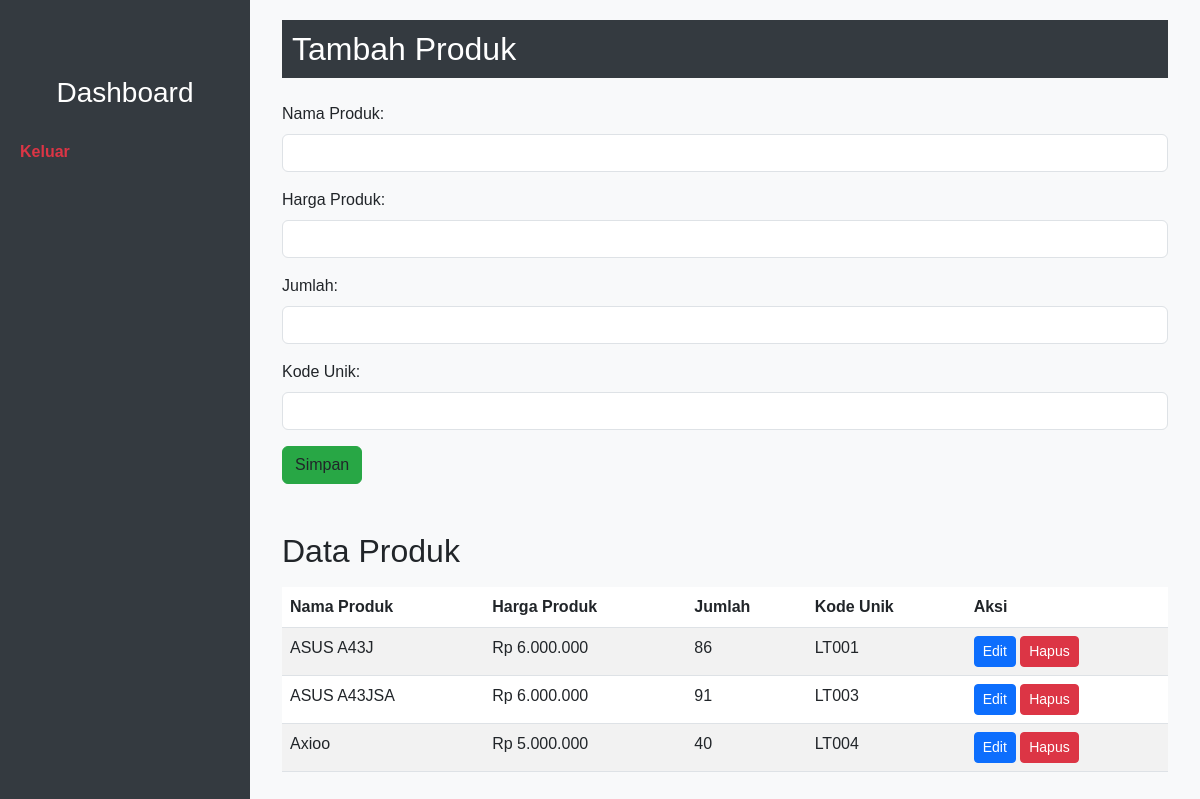
Screenshot of /pages/product/index.php with the database file from the repository.
### tables this page shows
CREATE TABLE `products` (
  `id` int(11) NOT NULL,
  `nama_produk` varchar(255) NOT NULL,
  `harga_produk` decimal(10,2) NOT NULL,
  `created_at` timestamp NOT NULL DEFAULT current_timestamp(),
  `updated_at` timestamp NOT NULL DEFAULT current_timestamp() ON UPDATE current_timestamp(),
  `jumlah` int(11) NOT NULL,
  `kode_unik` varchar(20) NOT NULL
);

### pages/product/index.php (the view, shortened to what this page needs)
<?php
include_once '../../db/db_config.php';
$query = "SELECT * FROM products";
$result = mysqli_query($conn, $query);
$rows = [];
while ($row = mysqli_fetch_assoc($result)) {
    $rows[] = $row;
}
$edit_nama_produk = '';
$edit_harga_produk = '';
$edit_jumlah = '';
$edit_kode_unik = '';
?>
<!DOCTYPE html>
<html lang="en">
<head>
    <link href="https://cdn.jsdelivr.net/npm/bootstrap@5.3.0-alpha1/dist/css/bootstrap.min.css" rel="stylesheet">
    <link rel="stylesheet" href="../style/style.css">
</head>
<body>
    <div class="container-fluid">
        <div class="sidebar">
            <div class="sidebar-header">
                <h3>Dashboard</h3>
            </div>
            <ul class="nav flex-column mt-auto">
                <li class="nav-item">
                    <a class="nav-link logout-link" href="../../auth/logout.php">Keluar</a>
                </li>
            </ul>
        </div>
        <div class="content">
            <div class="container">
                <div class="form-container">
                    <h2 class="mb-4"><?php echo isset($_GET['id']) ? 'Edit Produk' : 'Tambah Produk'; ?></h2>
                    <form action="<?php echo $_SERVER['PHP_SELF']; ?>" method="post">
                        <div class="mb-3">
                            <label for="nama_produk" class="form-label">Nama Produk:</label>
                            <input type="text" name="nama_produk" class="form-control" value="<?php echo $edit_nama_produk; ?>" required>
                        </div>
                        <div class="mb-3">
                            <label for="harga_produk" class="form-label">Harga Produk:</label>
                            <input type="text" id="inputHarga" name="harga_produk" class="form-control" value="<?php echo $edit_harga_produk; ?>" required>
                        </div>
                        <div class="mb-3">
                            <label for="jumlah" class="form-label">Jumlah:</label>
                            <input type="number" name="jumlah" class="form-control" value="<?php echo $edit_jumlah; ?>" required>
                        </div>
                        <div class="mb-3">
                            <label for="kode_unik" class="form-label">Kode Unik:</label>
                            <input type="text" name="kode_unik" class="form-control" value="<?php echo $edit_kode_unik; ?>" required>
                        </div>
                        <?php if (isset($_GET['id'])) : ?>
                            <button type="submit" name="edit" class="btn btn-edit-produk">Simpan</button>
                            <a href="<?php echo $_SERVER['PHP_SELF']; ?>" class="btn btn-batal-edit-produk">Batal Edit</a>
                        <?php else : ?>
                            <button type="submit" name="tambah" class="btn btn-tambah-produk">Simpan</button>
                        <?php endif; ?>
                    </form>
                </div>
                <div class="table-container">
                    <h2 class="mt-5">Data Produk</h2>
                    <table class="table table-striped mt-3">
                        <thead>
                            <tr>
                                <th scope="col">Nama Produk</th>
                                <th scope="col">Harga Produk</th>
                                <th scope="col">Jumlah</th>
                                <th scope="col">Kode Unik</th>
                                <th scope="col">Aksi</th>
                            </tr>
                        </thead>
                        <tbody>
                            <?php foreach ($rows as $row) : ?>
                                <tr>
                                    <td><?php echo $row['nama_produk']; ?></td>
                                    <td>Rp <?php echo number_format($row['harga_produk'], 0, ',', '.'); ?></td>
                                    <td><?php echo $row['jumlah']; ?></td>
                                    <td><?php echo $row['kode_unik']; ?></td>
                                    <td>
                                        <a href="<?php echo $_SERVER['PHP_SELF'] . '?id=' . $row['id']; ?>" class="btn btn-sm btn-primary">Edit</a>
                                        <a href="<?php echo $_SERVER['PHP_SELF'] . '?hapus=' . $row['id']; ?>" class="btn btn-sm btn-danger">Hapus</a>
                                    </td>
                                </tr>
                            <?php endforeach; ?>
                        </tbody>
                    </table>
                </div>
            </div>
        </div>
    </div>
</body>
</html>

### style/style.css (style rules this page uses)
body { margin: 0; padding: 0; font-family: Arial, sans-serif; background-color: #f8f9fa; }
.container-fluid { padding-left: 0; padding-right: 0; overflow-x: hidden; }
.sidebar { height: 100vh; position: fixed; top: 0; left: 0; width: 250px; padding-top: 3.5rem; background-color: #343a40; color: #fff; z-index: 1; overflow-y: auto; }
.sidebar .nav-link { padding: 10px 20px; color: #fff; }
.content { margin-left: 250px; padding: 20px; }
.sidebar-header { background-color: #212529; padding: 20px; text-align: center; }
.sidebar-header h3 { margin-bottom: 0; color: #fff; }
.nav-item { margin-bottom: 10px; }
.nav-link { color: #fff !important; font-weight: bold; }
.logout-link { color: #dc3545 !important; }

### pages/product/index.php (style rules this page uses)
body { margin: 0; padding: 0; font-family: Arial, sans-serif; background-color: #f8f9fa; }
.container-fluid { padding-left: 0; padding-right: 0; overflow-x: hidden; }
.sidebar { height: 100vh; position: fixed; top: 0; left: 0; width: 250px; padding-top: 3.5rem; background-color: #343a40; color: #fff; z-index: 1; overflow-y: auto; }
.sidebar .nav-link { padding: 10px 20px; color: #fff; }
.content { margin-left: 250px; padding: 20px; }
.sidebar-header { background-color: #343a40; padding: 20px; text-align: center; }
.sidebar-header h3 { margin-bottom: 0; color: #fff; }
.nav-item { margin-bottom: 10px; }
.nav-link { color: #fff !important; font-weight: bold; }
.logout-link { color: #dc3545 !important; }
.btn-tambah-produk { background-color: #28a745; border-color: #28a745; }
.mb-4 { background-color: #343a40; color: #fff; padding: 10px; }

### rows the page displays
products: nama_produk "ASUS A43J", harga_produk "6.000.000", jumlah "86", kode_unik "LT001"
products: nama_produk "ASUS A43JSA", harga_produk "6.000.000", jumlah "91", kode_unik "LT003"
products: nama_produk "Axioo", harga_produk "5.000.000", jumlah "40", kode_unik "LT004"
